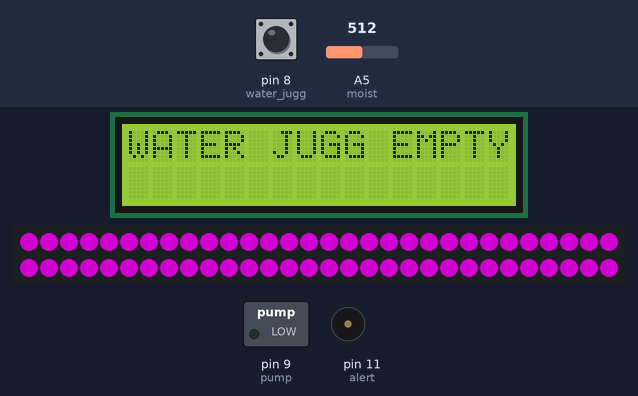
This sketch was run on a simulated Arduino Uno, built with avr-gcc and run on an emulated ATmega328P. On the bench: 16×2 character LCD, 60 RGB LEDs in strip order, left to right, continuing on the next row, switched loads named in the sketch (green lamp = pin HIGH), buzzer (waves = sounding). Inputs (shaded band) come from the test bench; at power-on: pin 8 (water_jugg) LOW, A5 (moist) = 512. Dim RGB values are drawn brighter than linear; colours are those a GRB WS2812 strip shows for the declared byte order; what the sketch prints to the serial monitor is not drawn.

Above: at 1.4 s.
1.5 s: pin 8 (water_jugg) driven HIGH
At 2.0 s:
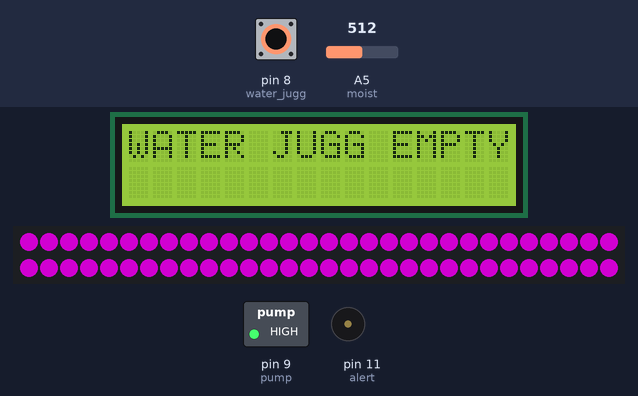
4.5 s: A5 (moist) set to 306
At 5.1 s:
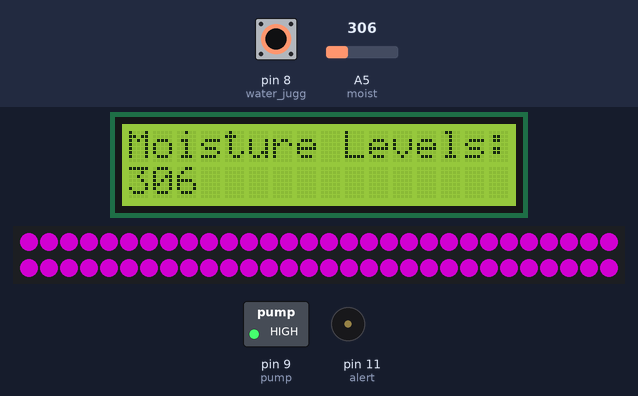
6.0 s: A5 (moist) set to 386
9.0 s: A5 (moist) set to 417
12.0 s: pin 8 (water_jugg) pulsed LOW 2 times (0.12 s each, 0.3 s apart)
15.6 s: pin 8 (water_jugg) pulsed LOW 2 times (0.12 s each, 0.3 s apart)
Timing chart, 0 to 18.6 s (numbered marks = the images above; inputs shaded):
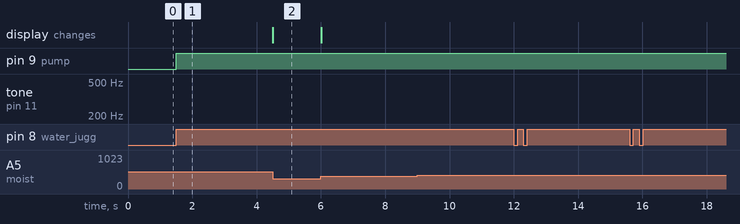

Measured:
- after the input at 1.5 s, pin 9 (pump): LOW → HIGH at once
- after the input at 4.5 s, the display: changes at once (image 2)

The sketch:

Automated_Planter_V2.ino
```cpp
/*
 * This is the Automated Planter Box
 * The LCD will be on all the time, but the brightness will be controlled by a pot
 * The Moisture sensor will read values consistenly
 *
*/
#include <LiquidCrystal.h>
#include <FastLED.h>
#include <math.h>
#define AV_VAL 10
#define NUM_LEDS 60
#define DATA_PIN 10
#define MOIST_VAL 400                                           //this is the value to alert the system to fill up (AIR = 571; WATER = 302)
LiquidCrystal lcd(7, 6, 5, 4, 3, 2); // REGISTER SELECT PIN,ENABLE PIN,D4 PIN,D5 PIN, D6 PIN, D7 PIN
CRGB leds[NUM_LEDS];    //DONT CHANGE
void ledF();
int ledS = 10;
int ledState =  HIGH;             // ledState used to set the LED
unsigned long previousMillis = 0;        // will store last time LED was updated
float moist = A5;
float moisture_level;
int pump = 9;
int water_jugg = 8;
int water_state = LOW;    //when testing the make shift jugg sensor, this is the variable i change if it is HIGH when dis-connected
int alert = 11;         //alerts user when water jugg levels are low

void setup(){
  FastLED.addLeds<WS2812B, DATA_PIN, RGB>(leds, NUM_LEDS);  // GRB ordering is typical
  Serial.begin(115200);
  lcd.begin(16, 2);
  pinMode(ledS, OUTPUT);
  pinMode(pump, OUTPUT);
  pinMode(water_jugg, INPUT);   //make sure to add a resistor (220 ohm) when wiring between positive lead and pin
    for(int i = 0; i<NUM_LEDS; i++){    //sets the LED strip on at the start of the code
    leds[i].setRGB(0,120,120);
    FastLED.show();
  }
}


void loop(){
  ledF();
  moisture_level = avr(analogRead(moist));
  //Serial.println(moisture_level);
  lcd.setCursor(0,0);
  lcd.print("Moisture Levels: ");
  lcd.setCursor(0,1);
  lcd.print(moisture_level,0);
  while(moisture_level >= MOIST_VAL){          //i.e. if the plant needs water
    lcd.clear();
    do{
      Serial.println(digitalRead(water_jugg));
      tone(alert,250,500);         //Time using milliseconds --> (millis()/30000)%2
      noTone(alert);
      lcd.setCursor(0,0);
      lcd.print("WATER JUGG EMPTY!!!");
    }while(digitalRead(water_jugg) == water_state);   //if the water level is LOW
    digitalWrite(pump, HIGH);
    moisture_level = avr(analogRead(moist));
  }
}


float avr(int readA){
float sum = 0;
float average;
    for(int i = 0; i< AV_VAL; i++){
    sum += float(readA);
  }
    average = sum / AV_VAL;
return average;
}


void ledF(){
long OnTime = (5.76 * pow(10,7));           // milliseconds of on-time (16 hours = 5.76 x 10^7)
long OffTime = (2.88 * pow(10,7));          // milliseconds of off-time (8 hours = 2.88 x 10^7)

unsigned long currentMillis = millis();
  if((ledState == HIGH) && (currentMillis - previousMillis >= OnTime)){
    ledState = LOW;  // Turn it off
    previousMillis = currentMillis;  // Remember the time
    // Updates the actual LED
          //digitalWrite(ledS, ledState);
    for(int i = 0; i<NUM_LEDS; i++){
      leds[i].setRGB(0,120,120);
      FastLED.show();
    }
  }else if ((ledState == LOW) && (currentMillis - previousMillis >= OffTime)){
    ledState = HIGH;  // turn it on
    previousMillis = currentMillis;   // Remember the time
    // Updates the actual LED
          //digitalWrite(ledS, ledState);
      for(int i = NUM_LEDS; i>0; i--){
        leds[i] = CRGB::Black;
        FastLED.show();
      }
  delay(2000);
  }
}
```
